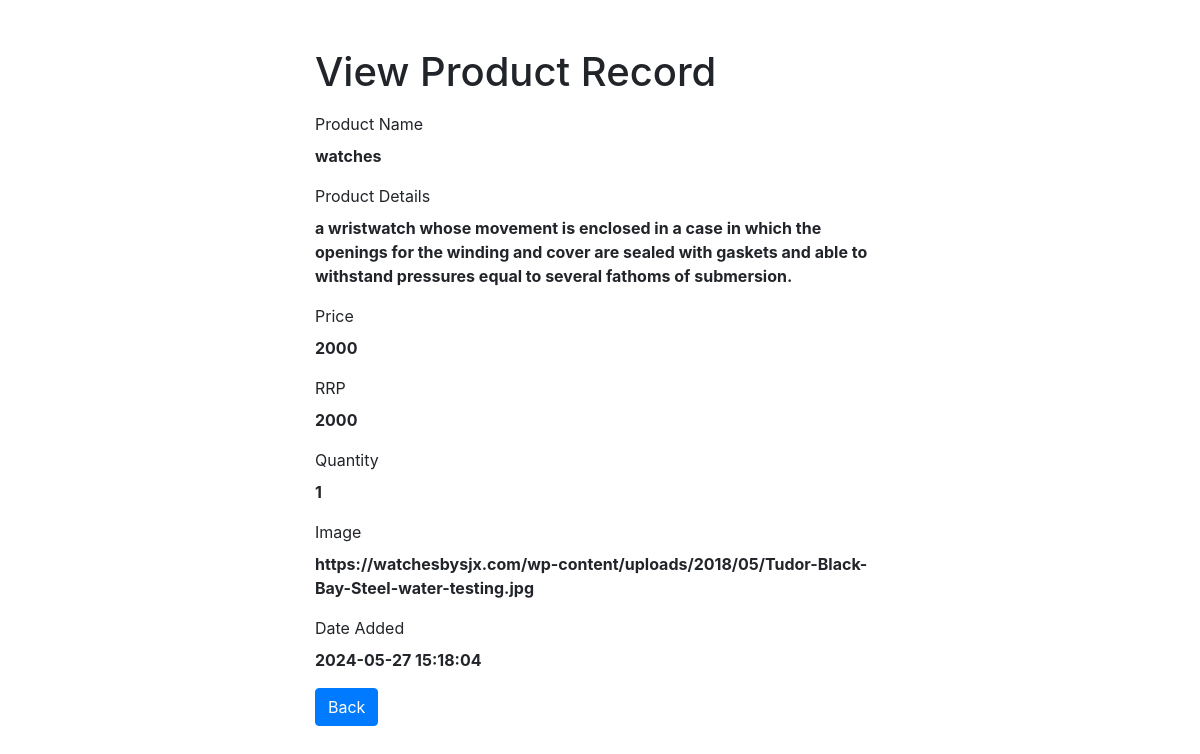
/it28-admin/public/inventory/read.php?id=14, run on the app's committed database.
### tables this page shows
CREATE TABLE `products` (
  `id` int(11) NOT NULL,
  `title` varchar(200) NOT NULL,
  `description` text NOT NULL,
  `price` decimal(10,0) NOT NULL,
  `rrp` decimal(10,0) NOT NULL DEFAULT 0,
  `quantity` int(11) NOT NULL,
  `img` text NOT NULL,
  `date_added` datetime NOT NULL DEFAULT current_timestamp()
);

### it28-admin/public/inventory/read.php (the view, shortened to what this page needs)
<?php
if(isset($_GET["id"]) && !empty(trim($_GET["id"]))){
    require_once "../../db/config.php";
    $sql = "SELECT * FROM products WHERE id = :id";
    if($stmt = $pdo->prepare($sql)){
        $stmt->bindParam(":id", $param_id);
        if($stmt->execute()){
            if($stmt->rowCount() == 1){
                $row = $stmt->fetch(PDO::FETCH_ASSOC);
                $product_name = $row["title"];
                $product_details = $row["description"];
                $product_price = $row["price"];
                $product_rrp = $row["rrp"];
                $product_quantity = $row["quantity"];
                $product_img = $row["img"];
                $date_added = $row["date_added"];
            } else{
                header("location: ../public/error.php");
                exit();
            }
        } else{
            echo "Oops! Something went wrong. Please try again later.";
        }
    }
} else{
    header("location: ../public/error.php");
    exit();
}
?>
<!DOCTYPE html>
<html lang="en">
<head>
    <link rel="stylesheet" href="https://stackpath.bootstrapcdn.com/bootstrap/4.5.2/css/bootstrap.min.css">
</head>
<body>
    <div class="wrapper">
        <div class="container-fluid">
            <div class="row">
                <div class="col-md-12">
                    <h1 class="mt-5 mb-3">View Product Record</h1>
                    <div class="form-group">
                        <label>Product Name</label>
                        <p><b><?php echo htmlspecialchars($product_name); ?></b></p>
                    </div>
                    <div class="form-group">
                        <label>Product Details</label>
                        <p><b><?php echo htmlspecialchars($product_details); ?></b></p>
                    </div>
                    <div class="form-group">
                        <label>Price</label>
                        <p><b><?php echo htmlspecialchars($product_price); ?></b></p>
                    </div>
                    <div class="form-group">
                        <label>RRP</label>
                        <p><b><?php echo htmlspecialchars($product_rrp); ?></b></p>
                    </div>
                    <div class="form-group">
                        <label>Quantity</label>
                        <p><b><?php echo htmlspecialchars($product_quantity); ?></b></p>
                    </div>
                    <div class="form-group">
                        <label>Image</label>
                        <p><b><?php echo htmlspecialchars($product_img); ?></b></p>
                    </div>
                    <div class="form-group">
                        <label>Date Added</label>
                        <p><b><?php echo htmlspecialchars($date_added); ?></b></p>
                    </div>
                    <p><a href="../products.php" class="btn btn-primary">Back</a></p>
                </div>
            </div>
        </div>
    </div>
</body>
</html>

### it28-admin/public/inventory/read.php (style rules this page uses)
.wrapper { width: 600px; margin: 0 auto; }

### data on the page
products: title "watches", description "a wristwatch whose movement is enclosed in a case in which the openings for the winding and cover are sealed with gaskets and able to withstand pressures equal to several fathoms of submersion.", price "2000", rrp "2000", quantity "1", img "https://watchesbysjx.com/wp-content/uploads/2018/05/Tudor-Black-Bay-Steel-water-testing.jpg", date_added "2024-05-27 15:18:04"
